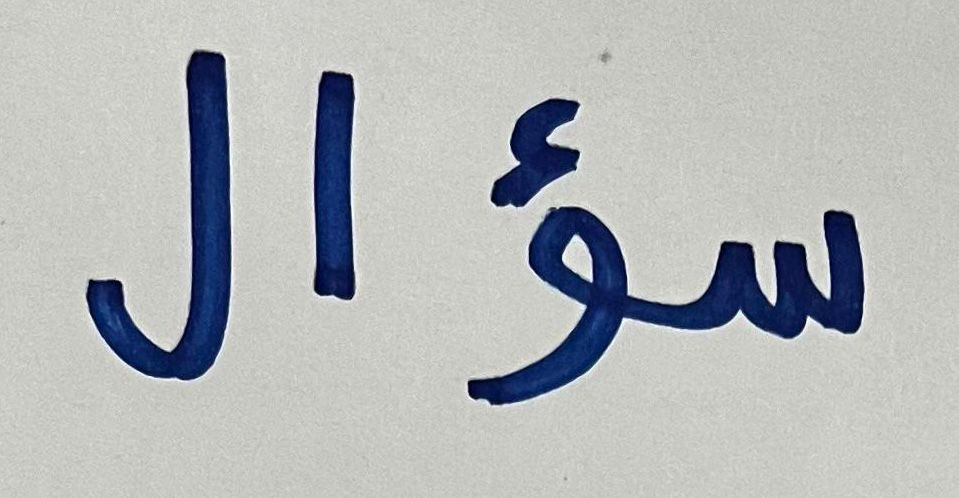
#> input picture my_dataset/train/images/01bfe716-WhatsApp_Image_2026-04-21_at_11.02.50_PM_4.jpeg, 959 x 498 px, given in place of test_word.png, which was not available
$ jupyter execute --allow-errors ArabicWordRecognition_CRNN_CTC_PositionBased.ipynb   (text cells are left out)
#> lines starting #> are read from the running program, lines starting #| are printed output that depends on the picture; pictures that were not available may be replaced by others from this repository, and a replacement may not be noted
[cell 1]
import subprocess, sys
pkgs = ['tensorflow', 'opencv-python', 'numpy', 'matplotlib', 'tqdm', 'pyyaml']
#> (the rest of this cell did not finish here and is left out)

[cell 2]
import os, cv2, random, warnings, yaml
import numpy as np
import matplotlib.pyplot as plt
from pathlib import Path
from tqdm import tqdm
import tensorflow as tf
from tensorflow import keras
from tensorflow.keras import layers

warnings.filterwarnings('ignore')
os.environ['TF_CPP_MIN_LOG_LEVEL'] = '2'

# Reproducibility
SEED = 42
random.seed(SEED)
np.random.seed(SEED)
tf.random.set_seed(SEED)
#> (this line was passed over: tensorflow is not available in this run)

# Paths
ROOT = Path(r'F:\newbach\Arabic-Handwritten-Characters-Recognition-using-CNN')
MY_DATASET = ROOT / 'my_dataset'
assert MY_DATASET.exists(), f'Dataset not found: {MY_DATASET}'

# Read class names from data.yaml to get exact Label Studio export order
yaml_path = MY_DATASET / 'data.yaml'
with open(yaml_path) as f:
    yaml_data = yaml.safe_load(f)

CLASS_NAMES = yaml_data.get('names', [])
NUM_CLASSES = len(CLASS_NAMES)
BLANK_IDX = NUM_CLASSES  # CTC blank token

print(f'Loaded {NUM_CLASSES} classes from data.yaml')
print(f'First 10 classes: {CLASS_NAMES[:10]}')
print(f'Last 10 classes: {CLASS_NAMES[-10:]}')

# Hyperparameters
IMG_H, IMG_W = 64, 256  # Larger than original for better feature extraction
MAX_LABEL_LEN = 15      # Max characters per word
BATCH_SIZE = 16
EPOCHS = 200
LR_INITIAL = 1e-3

# GPU setup
#> (the rest of this cell did not finish here and is left out)

[cell 3]
def load_word_dataset(dataset_root, split='train'):
    """
    Load word images and derive character sequences from YOLO label files.
    Each line in label file: class_id x_center y_center width height
    Boxes are sorted right-to-left by x_center (Arabic reading order).

    Returns: list of (image_path, [class_id, ...]) tuples
    """
    images_dir = Path(dataset_root) / split / 'images'
    labels_dir = Path(dataset_root) / split / 'labels'

    items = []
    skipped_no_label = 0
    skipped_empty = 0

    for img_path in sorted(images_dir.iterdir()):
        if img_path.suffix.lower() not in ('.jpg', '.jpeg', '.png', '.bmp'):
            continue

        lbl_path = labels_dir / (img_path.stem + '.txt')
        if not lbl_path.exists():
            skipped_no_label += 1
            continue

        # Parse bounding boxes
        boxes = []
        for line in lbl_path.read_text().splitlines():
            parts = line.strip().split()
            if len(parts) >= 5:
                try:
                    cls_id = int(parts[0])
                    x_center = float(parts[1])
                    if cls_id < NUM_CLASSES:  # Valid class
                        boxes.append((cls_id, x_center))
                except ValueError:
                    continue

        if not boxes:
            skipped_empty += 1
            continue

        # Sort right-to-left (Arabic reading direction)
        boxes.sort(key=lambda b: -b[1])
        char_sequence = [cls_id for cls_id, _ in boxes]

        items.append((str(img_path), char_sequence))

    print(f'{split.upper()} set:')
    print(f'  Loaded: {len(items)} word images')
    print(f'  Skipped (no label): {skipped_no_label}')
    print(f'  Skipped (empty): {skipped_empty}')

    return items


# Load datasets
train_items = load_word_dataset(MY_DATASET, 'train')
val_items = load_word_dataset(MY_DATASET, 'val')

# Update MAX_LABEL_LEN based on actual data
all_lengths = [len(seq) for _, seq in train_items + val_items]
#> (the rest of this cell did not finish here and is left out)

[cell 4]
def preprocess_word_image(img_path):
    """
    Load and preprocess word image to fixed size (IMG_H × IMG_W).
    Returns normalized grayscale image with shape (H, W, 1).
    """
    img = cv2.imread(str(img_path))
#> img is the input picture: shape (498, 959, 3); mean B, G, R 183.5, 182.7, 179.5
    if img is None:
        return None

    # Convert to grayscale
    if len(img.shape) == 3:
        gray = cv2.cvtColor(img, cv2.COLOR_BGR2GRAY)
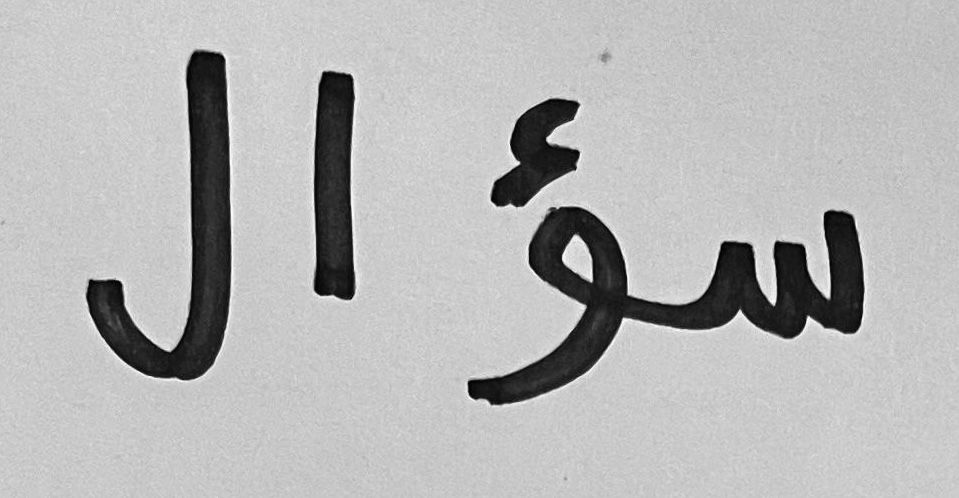
#> gray: shape (498, 959); min 1, max 254, mean 181.8
    else:
        gray = img

    # Resize to fixed dimensions preserving aspect ratio
    h, w = gray.shape
#> h = 498; w = 959
    aspect = w / h
#> aspect = 1.93

    if aspect > (IMG_W / IMG_H):
        # Width-limited
        new_w = IMG_W
        new_h = int(IMG_W / aspect)
    else:
        # Height-limited
        new_h = IMG_H
        new_w = int(IMG_H * aspect)
#> new_w = 123

    resized = cv2.resize(gray, (new_w, new_h), interpolation=cv2.INTER_LANCZOS4)
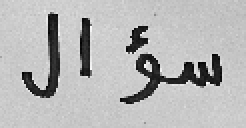
#> resized: shape (64, 123) (shown 2 times larger); min 0, max 254, mean 181.9

    # Pad to target size
    canvas = np.ones((IMG_H, IMG_W), dtype=np.uint8) * 255
    y_offset = (IMG_H - new_h) // 2
    x_offset = (IMG_W - new_w) // 2
#> x_offset = 66
    canvas[y_offset:y_offset+new_h, x_offset:x_offset+new_w] = resized
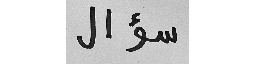
#> canvas: shape (64, 256); min 0, max 255, mean 219.9

    # Normalize to [0, 1]
    normalized = canvas.astype('float32') / 255.0

    return normalized[..., np.newaxis]  # Add channel dimension


# [35 lines left out: function augment_word, not called in this run]


print('✓ Preprocessing and augmentation functions ready')
